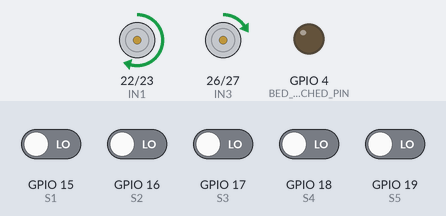
This sketch was run on a simulated ESP32. Shown: motor-driver pin pairs drawn as motors (green arrow = first pin HIGH = forward, orange = second pin HIGH = backward, longer = more drive, scaled by the enable pin), output pins drawn as LEDs (lit = HIGH). The inputs (shaded band) are chosen by the test bench; at power-on: GPIO 15 (S1), GPIO 16 (S2), GPIO 17 (S3), GPIO 18 (S4), GPIO 19 (S5) LOW.

Above: at 1.3 s.
1.4 s: GPIO 17 (S3) driven HIGH
At 2.8 s:
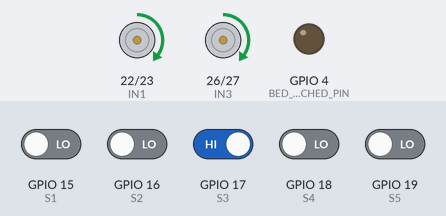
3.1 s: GPIO 16 (S2) driven HIGH
4.7 s: GPIO 15 (S1) driven HIGH
At 5.5 s:
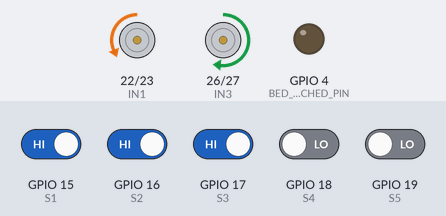
7.7 s: GPIO 16 (S2) driven LOW
At 8.27 s:
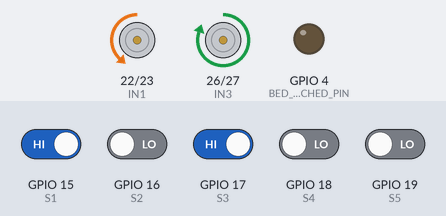
10.0 s: GPIO 17 (S3) driven LOW
At 11.4 s:
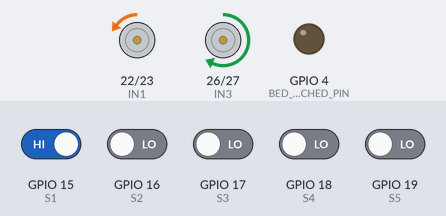
11.7 s: GPIO 15 (S1) driven LOW
Timing chart, 0 to 14.7 s (numbered marks = the images above; inputs shaded):
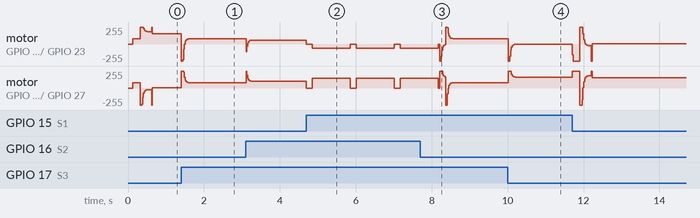

Measured:
- after the input at 4.7 s, motor on GPIO 22 (IN1) / GPIO 23 (IN2): alternates backward 67/255 for 1.0 s and stopped for 0.16 s, starting at once; motor on GPIO 26 (IN3) / GPIO 27 (IN4): alternates forward 144/255 for 1.0 s and stopped for 0.16 s, starting at once

The sketch:

rover.ino
```cpp
// ================================================================
// ROVER ESP32 — Line Following + Autonomous Halt Protocol
// Base: User's Tuned PID Logic
// ================================================================

// ---------- 5 IR SENSORS (Left to Right) ----------
#define S1 15 // Extreme Left
#define S2 16 // Mid Left
#define S3 17 // Center
#define S4 18 // Mid Right
#define S5 19 // Extreme Right

// ---------- L298N MOTOR PINS ----------
#define ENA 21
#define IN1 22
#define IN2 23
#define ENB 25
#define IN3 26
#define IN4 27

// ---------- HANDSHAKE PINS (Mother ESP32) ----------
#define BED_REACHED_PIN 4  // Output to Mother (I arrived)
#define MOVE_NEXT_PIN 5    // Input from Mother (Go next)

// ---------- PID gains ----------
float Kp = 42.0;
float Ki = 0.0;
float Kd = 15.0;

const float INTEGRAL_MIN = -20.0;
const float INTEGRAL_MAX = 20.0;
const unsigned long SAMPLE_MS = 20;
const float ERROR_DEADBAND = 0.19;
const float SMOOTH_ALPHA = 0.5;
const int BASE_SPEED = 80;

// Pivot tuning
const float KP_PIVOT = 0.96;
const int PIVOT_INNER_POWER = 70;
const int PIVOT_OUTER_POWER = 150;
const unsigned long PRE_TURN_DELAY_MS = 150;
const unsigned long CENTER_CONFIRM_MS = 30;
const unsigned long EXTRA_CENTER_IGNORE_MS = 180;
const unsigned long FORCED_PIVOT_TIMEOUT_MS = 1000;

// ---------- SMART RECOVERY CONSTANTS ----------
const unsigned long RECOVERY_PHASE1_MS = 200;
const unsigned long RECOVERY_PHASE2_MS = 500;
const float RECOVERY_PHASE1_ERROR_SCALE = 1.2;
const float RECOVERY_PHASE2_ERROR = 2.5;
const float RECOVERY_PHASE3_ERROR = 3.5;

// PID state
float error = 0.0, lastError = 0.0, integral = 0.0, derivative = 0.0, smoothedCorrection = 0.0;
unsigned long lastSampleTime = 0;

// ---------- RECOVERY & HALT STATE ----------
enum LineSide { LINE_LEFT, LINE_CENTER, LINE_RIGHT };
LineSide lastKnownSide = LINE_CENTER;
bool inRecovery = false;
unsigned long recoveryStartTime = 0;
bool atBed = false; // NEW: Track if waiting at patient bed

// center-ignore helper
unsigned long centerIgnoreUntil = 0;

bool readCenter() {
  if (millis() < centerIgnoreUntil) return false;
  return digitalRead(S3);
}

void disableCenterFor(unsigned long ms) {
  centerIgnoreUntil = millis() + ms;
}

void setup() {
  pinMode(S1, INPUT); pinMode(S2, INPUT); pinMode(S3, INPUT);
  pinMode(S4, INPUT); pinMode(S5, INPUT);
  pinMode(ENA, OUTPUT); pinMode(IN1, OUTPUT); pinMode(IN2, OUTPUT);
  pinMode(ENB, OUTPUT); pinMode(IN3, OUTPUT); pinMode(IN4, OUTPUT);

  // Handshake setup
  pinMode(BED_REACHED_PIN, OUTPUT);
  pinMode(MOVE_NEXT_PIN, INPUT_PULLDOWN);
  digitalWrite(BED_REACHED_PIN, LOW);

  stopMotors();
  delay(100);
  lastSampleTime = millis();
}

void loop() {
  // ----------------------------------------------------
  // NEW: WAIT AT BED LOGIC
  // ----------------------------------------------------
  if (atBed) {
    stopMotors();
    // Mother ESP32 se "NEXT PATIENT" ka command aaya kya?
    if (digitalRead(MOVE_NEXT_PIN) == HIGH) {
      digitalWrite(BED_REACHED_PIN, LOW); // Signal reset
      atBed = false;

      // Rover ko thoda aage badhao taaki wo bed ki intersection line cross kar le
      // Warna wo wahin ghoomta rahega ya wapas atBed = true ho jayega
      setMotorLeft(BASE_SPEED);
      setMotorRight(BASE_SPEED);
      delay(400); // 400ms tak seedhe aage. Agar line na paar ho, toh ise badha dena.

      // Reset PID variables taaki achanak jerk na aaye
      smoothedCorrection = 0.0; integral = 0.0; lastError = 0.0;
      lastSampleTime = millis();
    }
    return; // Wait karne ke dauran baki code run nahi hoga
  }

  // ----------------------------------------------------
  // YOUR ORIGINAL LINE FOLLOWER LOGIC BELOW
  // ----------------------------------------------------
  bool llRaw = digitalRead(S1);
  bool lRaw  = digitalRead(S2);
  bool cRaw  = readCenter();
  bool rRaw  = digitalRead(S4);
  bool rrRaw = digitalRead(S5);

  // 1. Intersection — सब ON (Modified to trigger atBed)
  if (llRaw && lRaw && cRaw && rRaw && rrRaw) {
    stopMotors();
    inRecovery = false;

    // Naya bed mil gaya!
    atBed = true;
    digitalWrite(BED_REACHED_PIN, HIGH); // Signal Mother ESP32
    return;
  }

  // 2. Left 90° pivot
  else if (llRaw && lRaw && !rRaw && !rrRaw) {
    stopMotors();
    delay(PRE_TURN_DELAY_MS);
    forcedAggressivePivotLeft();
    smoothedCorrection = 0.0; integral = 0.0; lastError = 0.0;
    inRecovery = false;
    lastSampleTime = millis();
    return;
  }

  // 3. Right 90° pivot
  else if (rrRaw && rRaw && !lRaw && !llRaw) {
    stopMotors();
    delay(PRE_TURN_DELAY_MS);
    forcedAggressivePivotRight();
    smoothedCorrection = 0.0; integral = 0.0; lastError = 0.0;
    inRecovery = false;
    lastSampleTime = millis();
    return;
  }

  // 4. Normal PID + Smart Recovery
  unsigned long now = millis();
  if (now - lastSampleTime < SAMPLE_MS) return;
  float dt = (now - lastSampleTime) / 1000.0;
  lastSampleTime = now;
  if (dt <= 0) dt = 0.001;

  bool LL = digitalRead(S1);
  bool L  = digitalRead(S2);
  bool C  = readCenter();
  bool R  = digitalRead(S4);
  bool RR = digitalRead(S5);

  bool lineLost = (!LL && !L && !C && !R && !RR);

  if (!lineLost) {
    inRecovery = false;

    if      (!LL && !L &&  C && !R && !RR) error =  0.0;
    else if (!LL &&  L &&  C && !R && !RR) error = -0.5;
    else if (!LL &&  L && !C && !R && !RR) error = -1.0;
    else if ( LL &&  L && !C && !R && !RR) error = -1.5;
    else if ( LL && !L && !C && !R && !RR) error = -2.0;
    else if (!LL && !L &&  C &&  R && !RR) error =  0.5;
    else if (!LL && !L && !C &&  R && !RR) error =  1.0;
    else if (!LL && !L && !C &&  R &&  RR) error =  1.5;
    else if (!LL && !L && !C && !R &&  RR) error =  2.0;
    else error = 0.0;

    if      (error >  0.5) lastKnownSide = LINE_RIGHT;
    else if (error < -0.5) lastKnownSide = LINE_LEFT;
    else                   lastKnownSide = LINE_CENTER;

  } else {
    if (!inRecovery) {
      inRecovery = true;
      recoveryStartTime = now;
    }

    unsigned long lostFor = now - recoveryStartTime;

    if (lostFor < RECOVERY_PHASE1_MS) {
      error = lastError * RECOVERY_PHASE1_ERROR_SCALE;

    } else if (lostFor < RECOVERY_PHASE2_MS) {
      if      (lastKnownSide == LINE_RIGHT)  error =  RECOVERY_PHASE2_ERROR;
      else if (lastKnownSide == LINE_LEFT)   error = -RECOVERY_PHASE2_ERROR;
      else    error = (lastError >= 0) ? RECOVERY_PHASE2_ERROR : -RECOVERY_PHASE2_ERROR;

    } else {
      smoothedCorrection = 0.0;
      if      (lastKnownSide == LINE_RIGHT)  error =  RECOVERY_PHASE3_ERROR;
      else if (lastKnownSide == LINE_LEFT)   error = -RECOVERY_PHASE3_ERROR;
      else    error = (lastError >= 0) ? RECOVERY_PHASE3_ERROR : -RECOVERY_PHASE3_ERROR;
    }
  }

  if (fabs(error) < ERROR_DEADBAND && !lineLost) error = 0.0;

  integral += error * dt;
  if (integral > INTEGRAL_MAX) integral = INTEGRAL_MAX;
  if (integral < INTEGRAL_MIN) integral = INTEGRAL_MIN;

  derivative = (error - lastError) / dt;
  float rawCorrection = (Kp * error) + (Ki * integral) + (Kd * derivative);
  smoothedCorrection = SMOOTH_ALPHA * smoothedCorrection + (1.0 - SMOOTH_ALPHA) * rawCorrection;

  int leftPWM  = (int)round(BASE_SPEED + smoothedCorrection);
  int rightPWM = (int)round(BASE_SPEED - smoothedCorrection);

  setMotorLeft(leftPWM);
  setMotorRight(rightPWM);

  lastError = error;
}

// ---------- Aggressive pivots ----------
void forcedAggressivePivotLeft() {
  int innerPower = constrain((int)(PIVOT_INNER_POWER * KP_PIVOT), 0, 255);
  int outerPower = constrain((int)(PIVOT_OUTER_POWER * KP_PIVOT), 0, 255);
  setMotorLeft(-innerPower);
  setMotorRight(outerPower);
  unsigned long start = millis();
  bool centerWasHighAtStart = digitalRead(S3);
  bool centerFell = false;
  while (millis() - start < FORCED_PIVOT_TIMEOUT_MS) {
    bool centerNow = digitalRead(S3);
    if (centerWasHighAtStart) {
      if (!centerNow) centerFell = true;
      if (centerFell && confirmCenterRaw()) break;
    } else {
      if (confirmCenterRaw()) break;
    }
    delay(2);
  }
  stopMotors();
  delay(12);
  disableCenterFor(EXTRA_CENTER_IGNORE_MS);
}

void forcedAggressivePivotRight() {
  int innerPower = constrain((int)(PIVOT_INNER_POWER * KP_PIVOT), 0, 255);
  int outerPower = constrain((int)(PIVOT_OUTER_POWER * KP_PIVOT), 0, 255);
  setMotorRight(-innerPower);
  setMotorLeft(outerPower);
  unsigned long start = millis();
  bool centerWasHighAtStart = digitalRead(S3);
  bool centerFell = false;
  while (millis() - start < FORCED_PIVOT_TIMEOUT_MS) {
    bool centerNow = digitalRead(S3);
    if (centerWasHighAtStart) {
      if (!centerNow) centerFell = true;
      if (centerFell && confirmCenterRaw()) break;
    } else {
      if (confirmCenterRaw()) break;
    }
    delay(2);
  }
  stopMotors();
  delay(12);
  disableCenterFor(EXTRA_CENTER_IGNORE_MS);
}

bool confirmCenterRaw() {
  unsigned long t = millis();
  while (millis() - t < CENTER_CONFIRM_MS) {
    if (!digitalRead(S3)) return false;
    delay(2);
  }
  return true;
}

// ---------- Motor helpers ----------
void setMotorLeft(int pwm) {
  if (pwm >= 0) {
    digitalWrite(IN1, HIGH); digitalWrite(IN2, LOW);
    analogWrite(ENA, constrain(pwm, 0, 255));
  } else {
    digitalWrite(IN1, LOW); digitalWrite(IN2, HIGH);
    analogWrite(ENA, constrain(-pwm, 0, 255));
  }
}

void setMotorRight(int pwm) {
  if (pwm >= 0) {
    digitalWrite(IN3, HIGH); digitalWrite(IN4, LOW);
    analogWrite(ENB, constrain(pwm, 0, 255));
  } else {
    digitalWrite(IN3, LOW); digitalWrite(IN4, HIGH);
    analogWrite(ENB, constrain(-pwm, 0, 255));
  }
}

void stopMotors() {
  analogWrite(ENA, 0); digitalWrite(IN1, LOW); digitalWrite(IN2, LOW);
  analogWrite(ENB, 0); digitalWrite(IN3, LOW); digitalWrite(IN4, LOW);
}
```
